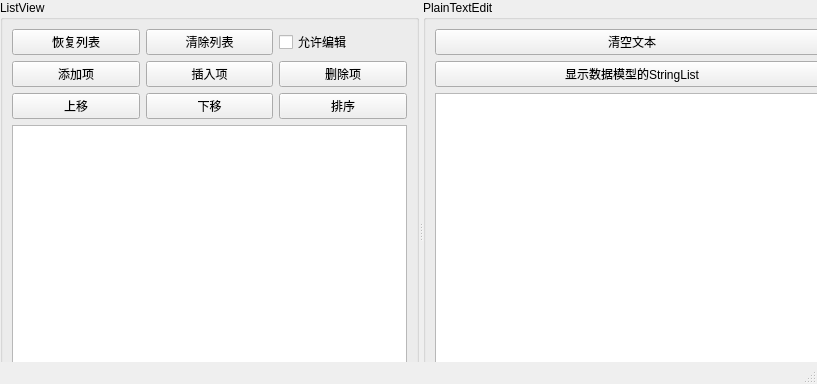
<?xml version="1.0" encoding="UTF-8"?>
<ui version="4.0">
 <class>MainWindow</class>
 <widget class="QMainWindow" name="MainWindow">
  <property name="geometry">
   <rect>
    <x>0</x>
    <y>0</y>
    <width>817</width>
    <height>384</height>
   </rect>
  </property>
  <property name="windowTitle">
   <string>MainWindow</string>
  </property>
  <widget class="QWidget" name="centralwidget">
   <widget class="QSplitter" name="splitter">
    <property name="geometry">
     <rect>
      <x>0</x>
      <y>0</y>
      <width>841</width>
      <height>461</height>
     </rect>
    </property>
    <property name="orientation">
     <enum>Qt::Horizontal</enum>
    </property>
    <widget class="QGroupBox" name="groupBox">
     <property name="title">
      <string>ListView</string>
     </property>
     <layout class="QGridLayout" name="gridLayout">
      <item row="0" column="0">
       <widget class="QPushButton" name="btnRestoreList">
        <property name="text">
         <string>恢复列表</string>
        </property>
       </widget>
      </item>
      <item row="0" column="1">
       <widget class="QPushButton" name="btnClearList">
        <property name="text">
         <string>清除列表</string>
        </property>
       </widget>
      </item>
      <item row="0" column="2">
       <widget class="QCheckBox" name="chkEditable">
        <property name="text">
         <string>允许编辑</string>
        </property>
       </widget>
      </item>
      <item row="1" column="0">
       <widget class="QPushButton" name="btnAddItem">
        <property name="text">
         <string>添加项</string>
        </property>
       </widget>
      </item>
      <item row="1" column="1">
       <widget class="QPushButton" name="btnInsertItem">
        <property name="text">
         <string>插入项</string>
        </property>
       </widget>
      </item>
      <item row="1" column="2">
       <widget class="QPushButton" name="btnDelItem">
        <property name="text">
         <string>删除项</string>
        </property>
       </widget>
      </item>
      <item row="2" column="0">
       <widget class="QPushButton" name="btnMoveUp">
        <property name="text">
         <string>上移</string>
        </property>
       </widget>
      </item>
      <item row="2" column="1">
       <widget class="QPushButton" name="btnMoveDown">
        <property name="text">
         <string>下移</string>
        </property>
       </widget>
      </item>
      <item row="2" column="2">
       <widget class="QPushButton" name="btnSort">
        <property name="text">
         <string>排序</string>
        </property>
        <property name="checkable">
         <bool>true</bool>
        </property>
       </widget>
      </item>
      <item row="3" column="0" colspan="3">
       <widget class="QListView" name="listView"/>
      </item>
     </layout>
    </widget>
    <widget class="QGroupBox" name="groupBox_2">
     <property name="title">
      <string>PlainTextEdit</string>
     </property>
     <layout class="QVBoxLayout" name="verticalLayout">
      <item>
       <widget class="QPushButton" name="btnClearTex">
        <property name="text">
         <string>清空文本</string>
        </property>
       </widget>
      </item>
      <item>
       <widget class="QPushButton" name="btnShow">
        <property name="text">
         <string>显示数据模型的StringList</string>
        </property>
       </widget>
      </item>
      <item>
       <widget class="QPlainTextEdit" name="plainTextEdit"/>
      </item>
     </layout>
    </widget>
   </widget>
  </widget>
  <widget class="QMenuBar" name="menubar">
   <property name="geometry">
    <rect>
     <x>0</x>
     <y>0</y>
     <width>817</width>
     <height>17</height>
    </rect>
   </property>
  </widget>
  <widget class="QStatusBar" name="statusbar"/>
 </widget>
 <resources/>
 <connections/>
</ui>
